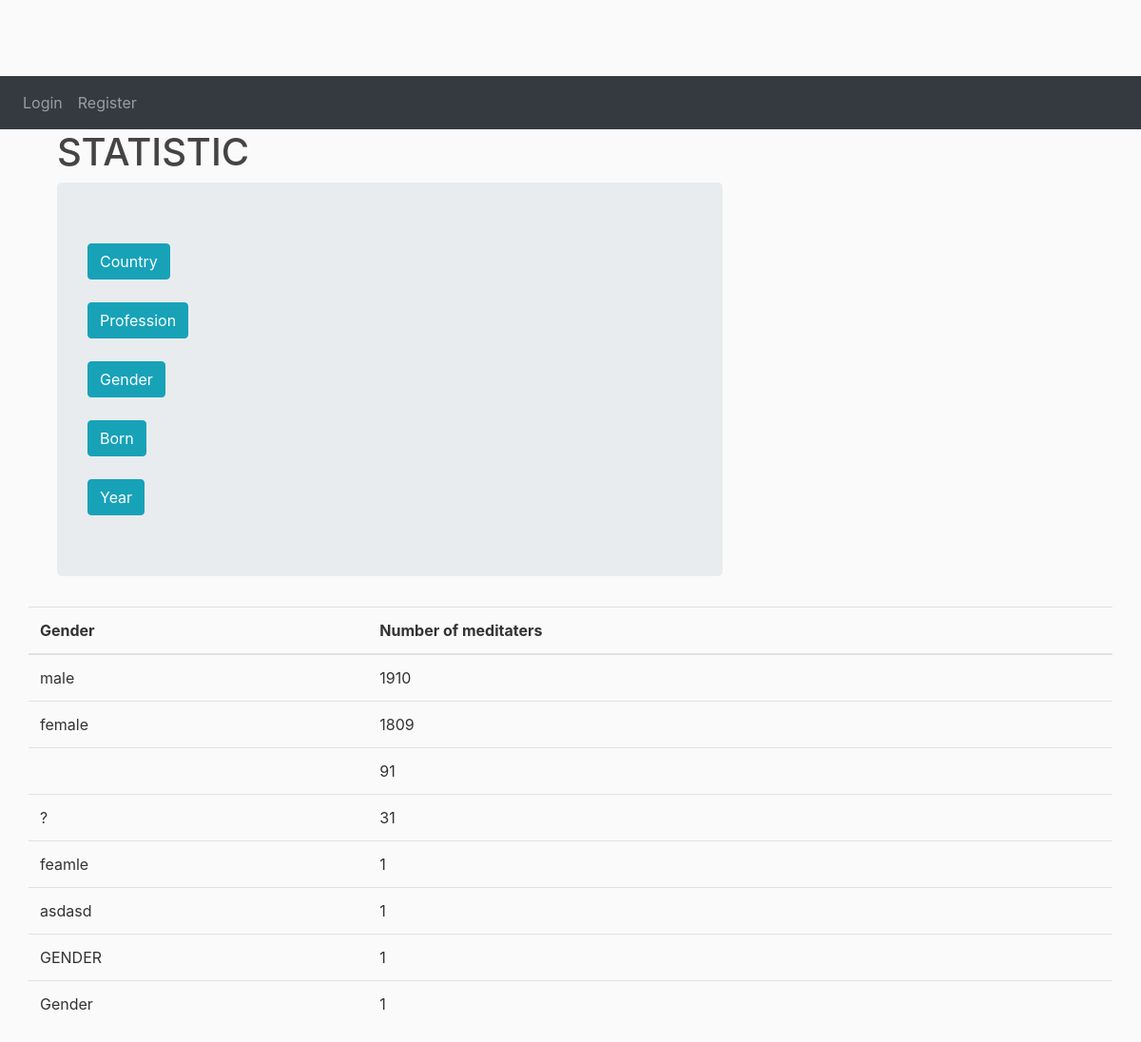
The page /meditater/statistic_gender/ on the database its author committed.
### meditater/models.py (models this page shows, shortened)
class Meditater(models.Model):
    year = models.CharField(max_length=264)
    course_type = models.CharField(max_length=120)
    name = models.CharField(max_length=20)
    state = models.CharField(max_length=10, null=True)
    email = models.EmailField(max_length=60)
    gender = models.CharField(max_length=60)
    born = models.CharField(max_length=60)
    profession = models.CharField(max_length=60)
    remarks = models.TextField(max_length=1000, blank=True)

### meditater/views.py (the view)
# urls.py: path('statistic_gender/', views.statistic_gender, name='statistic_gender'),
def statistic_gender(request):
    pass
    df = pd.DataFrame(list(Meditater.objects.all().values()))
    gender_dict = df['gender'].value_counts().to_dict()
    return render(request, "meditater/statistic.html", {
                                                        'gender_dict': gender_dict})

### meditater/templates/meditater/statistic.html (shortened to what this page needs)
{% extends 'meditater/base.html' %}
{% block content %}
<div class="container">
    <h1>STATISTIC</h1>
    <div class="jumbotron">
  <a class="btn btn-info" href="{% url 'meditater:statistic_country' %}">Country</a>
  <br>
   <br>
  <a class="btn btn-info" href="{% url 'meditater:statistic_profession' %}">Profession</a>
    <br>
         <br>
  <a class="btn btn-info" href="{% url 'meditater:statistic_gender' %}">Gender</a>
    <br>
   <br>
       <a class="btn btn-info" href="{% url 'meditater:statistic_born' %}">Born</a>
    <br>
   <br>
  <a class="btn btn-info" href="{% url 'meditater:statistic_year' %}">Year</a>
    </div>
  </div>
</div>
{% if state_dict %}
    <table class="table">
    <thead>
      <tr>
        <th>Country</th>
        <th>Number of meditaters</th>
      </tr>
    </thead>
    <tbody>
        {% for x, y in state_dict.items %}
        <tr>
        <td>{{x}}</td>
          <td>{{y}}</td>
              </tr>
        {% endfor %}
    </tbody>
  </table>
{% elif gender_dict%}
  <table class="table">
    <thead>
      <tr>
        <th>Gender</th>
        <th>Number of meditaters</th>
      </tr>
    </thead>
    <tbody>
        {% for x, y in gender_dict.items %}
        <tr>
        <td>{{x}}</td>
          <td>{{y}}</td>
              </tr>
        {% endfor %}
    </tbody>
  </table>
{%endif%}
     </div>
{% endblock %}

### meditater/static/meditater/main.css (style rules this page uses)
body { background: #fafafa; color: #333333; margin-top: 5rem; }
h1, h2, h3, h4, h5, h6 { color: #444444; }

### rows shown on the page
Meditater: gender_dict "male"
Meditater: gender_dict "female"
Meditater: gender_dict "feamle"
Meditater: gender_dict "asdasd"
Meditater: gender_dict "GENDER"
Meditater: gender_dict "Gender"

### other values the page prints
{{ y }} "1910" "1809" "91" "31" "1" "1" "1" "1"
{{ x }} "?"
